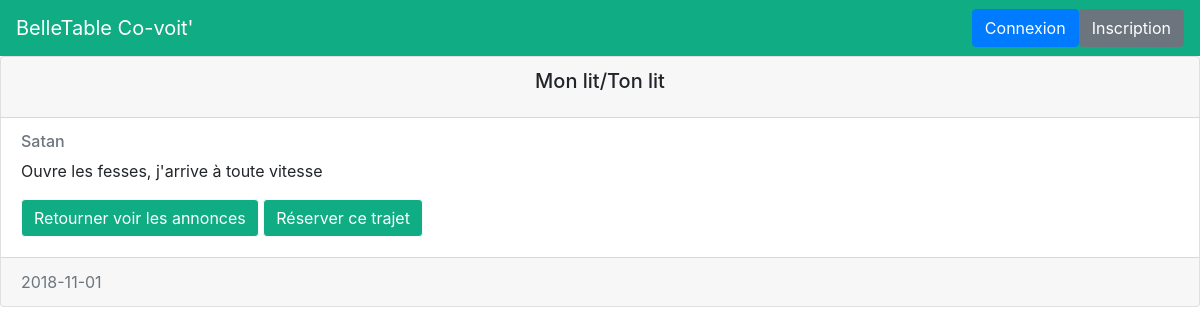
/advert.php?id=1, run on the app's committed database.
### tables this page shows
CREATE TABLE IF NOT EXISTS `annonce` (
  `id` int(11) NOT NULL AUTO_INCREMENT,
  `nom_ville_depart` varchar(50) NOT NULL,
  `nom_ville_arrive` varchar(50) NOT NULL,
  `autheur` varchar(30) NOT NULL,
  `date` date NOT NULL,
  `description` text NOT NULL,
  PRIMARY KEY (`id`)
);

### db/advertSelectId.php (called while the page is built)
<?php
$asTable = "annonce";
$asCols = '*';
$asColWhere = "id";
$asValeurs = $_GET['id'];
include 'dbCon.php';
try {
    $req = $db->query("CALL selectDynam('$asTable', '$asCols', '$asColWhere', '$asValeurs') ");
    $advertSelected = $req->fetch();
} catch (Exception $exc) {
    echo $exc->getTraceAsString();
}
?>

### advert.php (the view)
<?php
include 'include/header.php';
include 'db/advertSelectId.php';
?>
<div class="card">
    <div class="card-header">
        <h5 class="card-title text-center"><?= $advertSelected['nom_ville_depart'] ?>/<?= $advertSelected['nom_ville_arrive'] ?></h5>
    </div>
    <div class="card-body">
        <a href="#"><h6 class="card-subtitle mb-2 text-muted"><?= $advertSelected['autheur'] ?></h6></a>
        <p class="card-text"><?= $advertSelected['description'] ?></p>
        <a href="index.php" class="btn btn-outline-light card-btn center-block">Retourner voir les annonces</a>
        <a href="reservation.php?id=<?= $advertSelected['id'] ?>" class="btn btn-outline-light card-btn center-block">Réserver ce trajet</a>
    </div>
    <div class="card-footer text-muted">
        <?= $advertSelected['date'] ?>
    </div>
</div>
<?php
include 'include/footer.php';
?>

### style/style.css (style rules this page uses)
.card-btn { background-color: #10ac84; color: white; }

### data on the page
annonce: nom_ville_depart "Mon lit", nom_ville_arrive "Ton lit", autheur "Satan", description "Ouvre les fesses, j'arrive à toute vitesse", date "2018-11-01"
